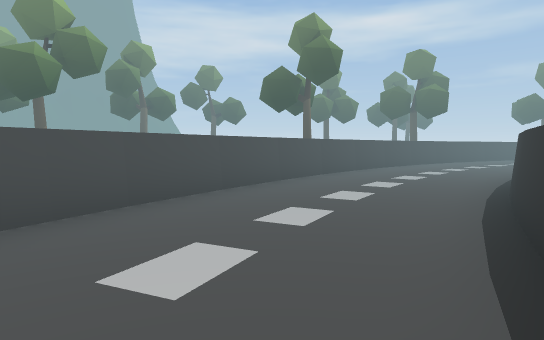
[1] (above)

19 first-person views from a walk through a Unity game level. The camera is 1.3 m above the floor, tilts 4° down and sees 75° across. The floor is counted in squares, 2 m on a side. Each view is taken from the middle of a square. On the plan, view 1 faces up. The plan holds only what a view shows up to about 10 squares ahead; the rest is blank. The place goes on beyond the plan. The player is left out.

[2]
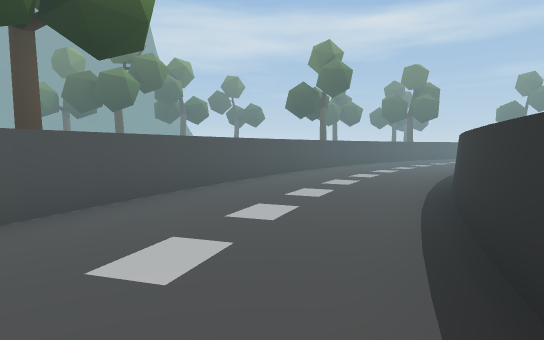

[3]
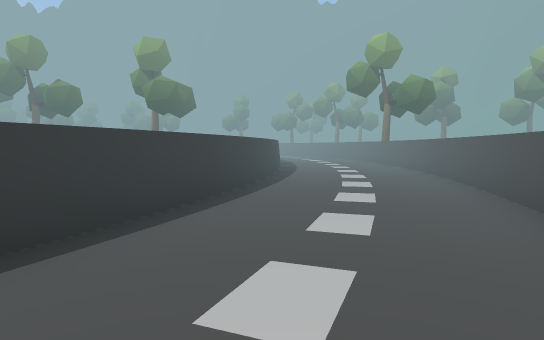

[4]
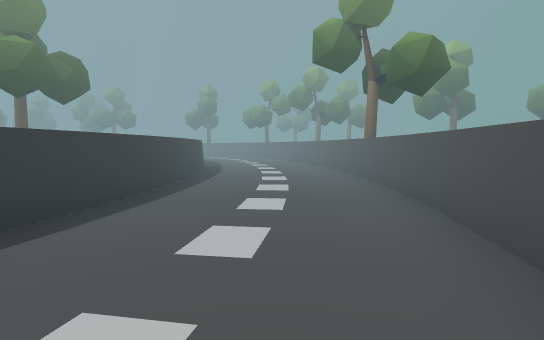

[5]
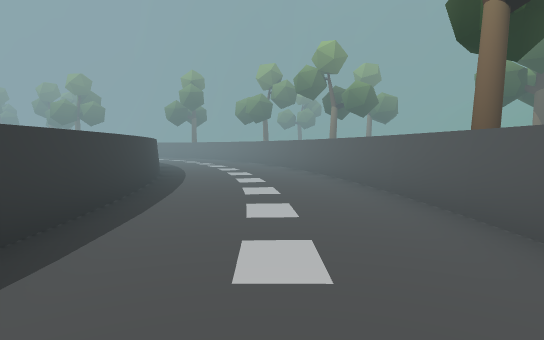

[6]
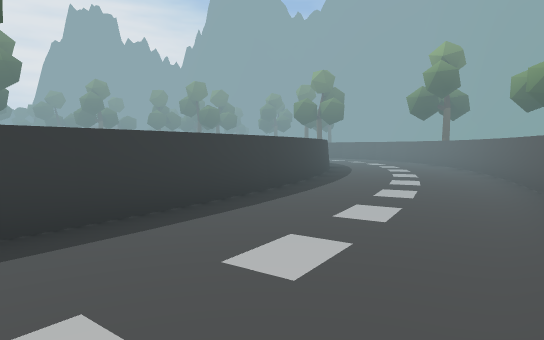

[7]
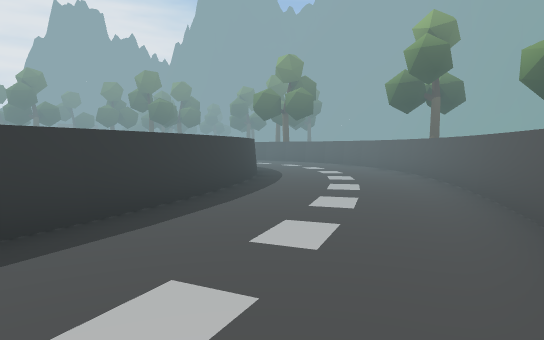

[8]
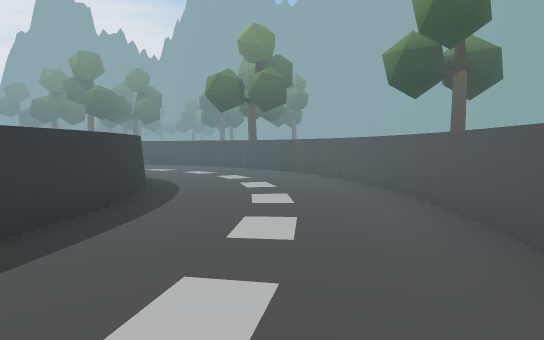

[9]
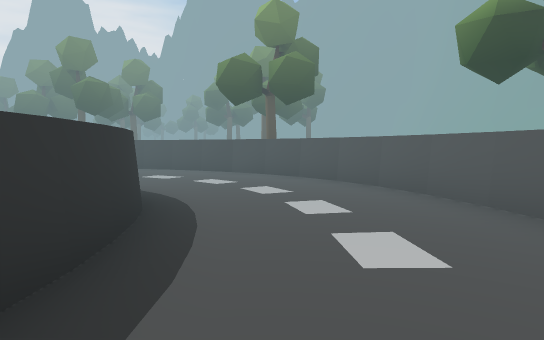

[10]
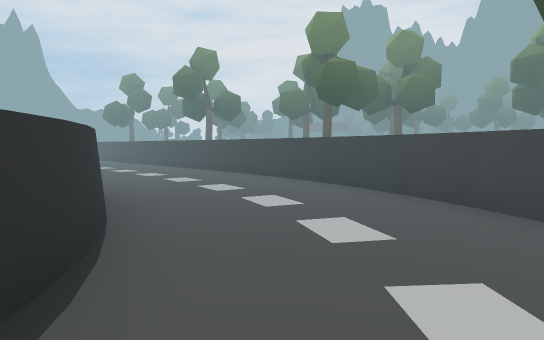

[11]
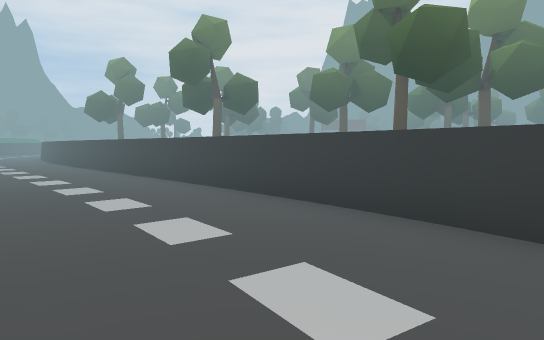

[12]
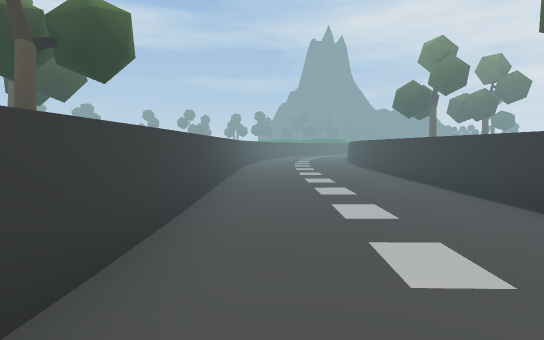

[13]
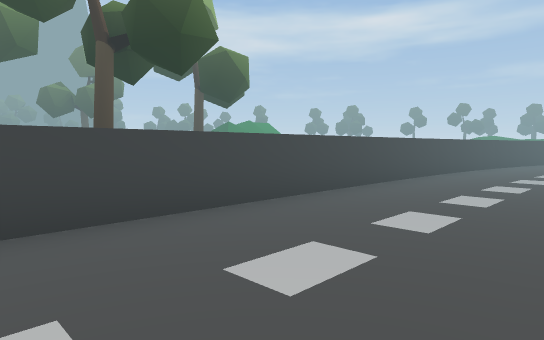

[14]
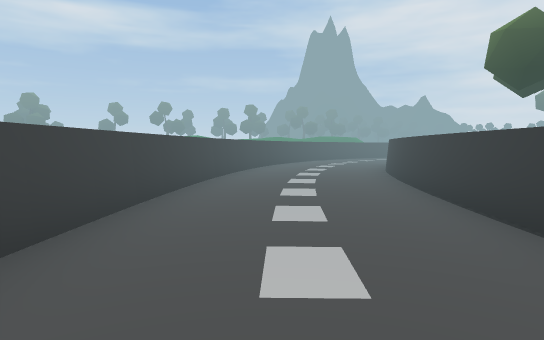

[15]
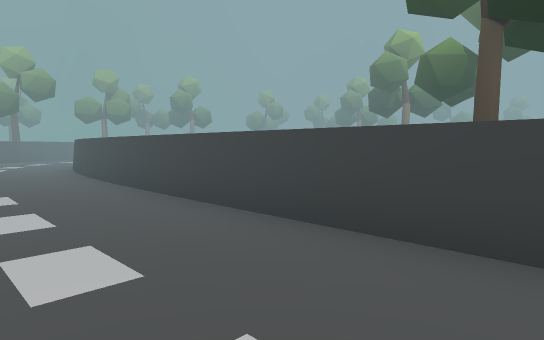

[16]
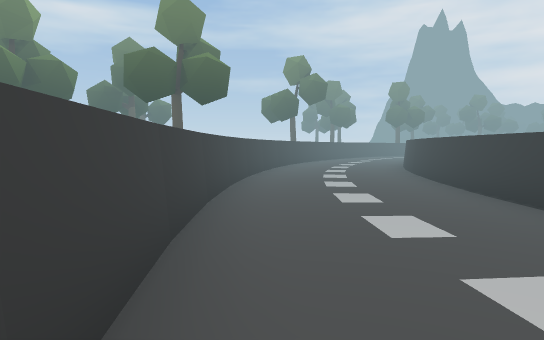

[17]
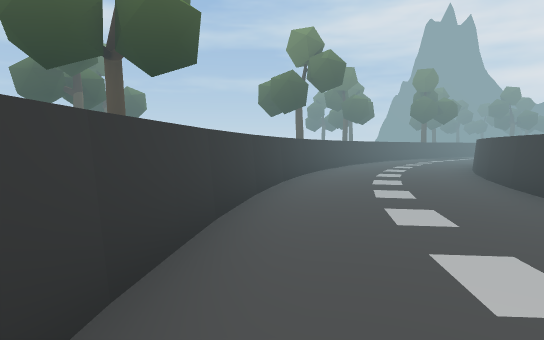

[18]
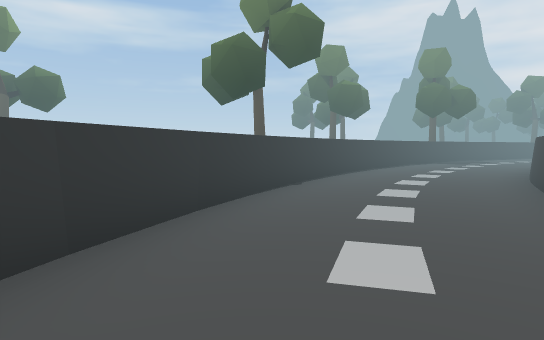

[19]
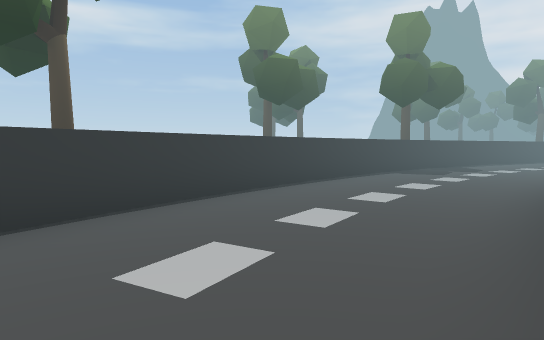

### Floor plan
Points are (right, up) in squares from view 1. A wall is a line through its corners. A room is listed if a view was taken in it or the views show most of it. See-through windows are left out.
Room 1 (views 1, 2, 3, 4, 5, 6, 7, 8, 9, 10, 11, 16, 17, 18, 19)
walls: (0.9, 0.8) (3, 4.6); (-2.8, 0.9) (-4, -2.4); (-0.7, -4) (0.9, 0.9); (-3.9, -2.2) (-4.1, -3.2); (-4.2, -3) (-4.9, -8) (-4.8, -13); (-0.8, 5.3) (-3, 0.8); (-1.3, -8.3) (-0.7, -3.8); (5.5, 7.5) (7.9, 9.7); (2.2, 9.2) (0.1, 6.6) (-0.8, 5.1); (7.8, 9.7) (11.6, 11.9); (-1.2, -12.6) (-1.3, -8.1); (-4.7, -12.9) (-4.2, -16.2); (5.8, 12.7) (2, 9.2); (7.2, 13.5) (5.8, 12.5); (11.5, 11.8) (14.2, 12.9); (-4.1, -16.1) (-3.6, -18); (-0.3, -16.8) (-1.2, -12.5); (14.2, 12.8) (16.2, 13.3); (-3.4, -18.9) (-3.3, -19.4); (-3.3, -19.3) (-1.2, -23.2); (11.7, 15.9) (7.1, 13.6); (1.1, -19.9) (-0.4, -16.6); (1.5, -20.5) (1.1, -19.8); (2.3, -21.6) (1.4, -20.4); (3.1, -22.6) (2.1, -21.6); (15.6, 16.9) (11.5, 15.8); (-1.2, -23.1) (0.5, -25.2); (4, -23.3) (3, -22.5); (4.6, -23.6) (3.9, -23.2); (7, -23.8) (6.4, -23.9); (8.1, -23.5) (7.5, -23.7); (7.6, -23.7) (7, -23.9); (18.2, 17.2) (15.6, 16.8); (0.4, -25.1) (2, -26.3); (1.9, -26.3) (2.9, -26.8); (2.8, -26.7) (3.8, -27.2); (20.7, 17.2) (18, 17.1); (3.7, -27.2) (4.8, -27.5); (4.7, -27.5) (5.8, -27.6); (5.7, -27.6) (6.9, -27.5); (6.8, -27.6) (7.7, -27.4) (8.8, -27.1); (10.4, -26.5) (11.8, -25.6); (8.6, -27.2) (10.5, -26.5); (23.3, 17) (20.5, 17.1)
ways out: opening at (10, -24.7) to room 2
Room 2 (views 12, 13, 14, 15)
walls: (22.1, -15.9) (24.3, -13.9); (19.6, -13.1) (11, -21.8); (24.2, -14.1) (25.5, -13.3); (10.9, -21.6) (9.2, -23); (13.3, -24.6) (22.5, -15.3); (22.8, -10.6) (19.6, -13.2); (11.8, -25.6) (13.3, -24.5); (24.8, -9.5) (22.9, -10.7)
ways out: opening at (10, -24.7) to room 1

Positions as (right, up) in squares from view 1, and headings:
1: (0, 0), facing up
2: (-1, -3), facing up
3: (-1, 2), facing down
4: (-3, -3), facing down
5: (-3, -8), facing down
6: (-4, -13), facing down-right
7: (-3, -17), facing down-right
8: (-1, -21), facing down-right
9: (1, -22), facing down-right
10: (5, -25), facing right
11: (9, -24), facing right
12: (12, -22), facing up-right
13: (16, -21), facing up
14: (18, -17), facing up-right
15: (18, -18), facing left
16: (1, 7), facing up-right
17: (4, 10), facing up-right
18: (8, 12), facing up-right
19: (13, 13), facing up-right
